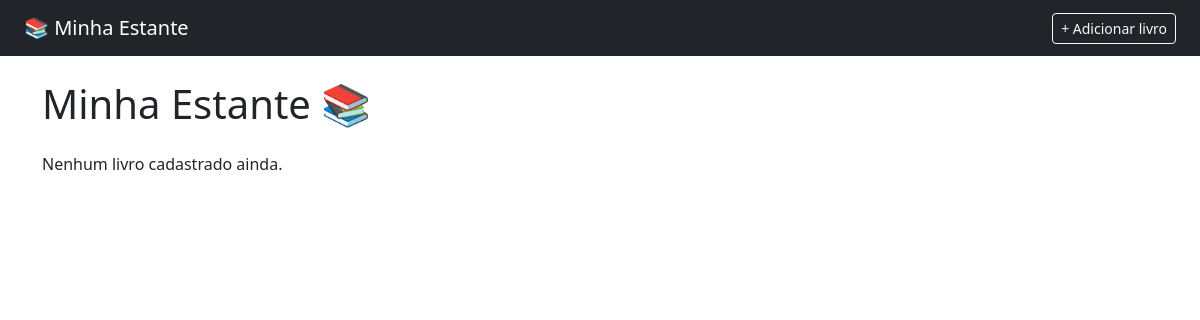
The page /livros/ on the database as committed earlier.
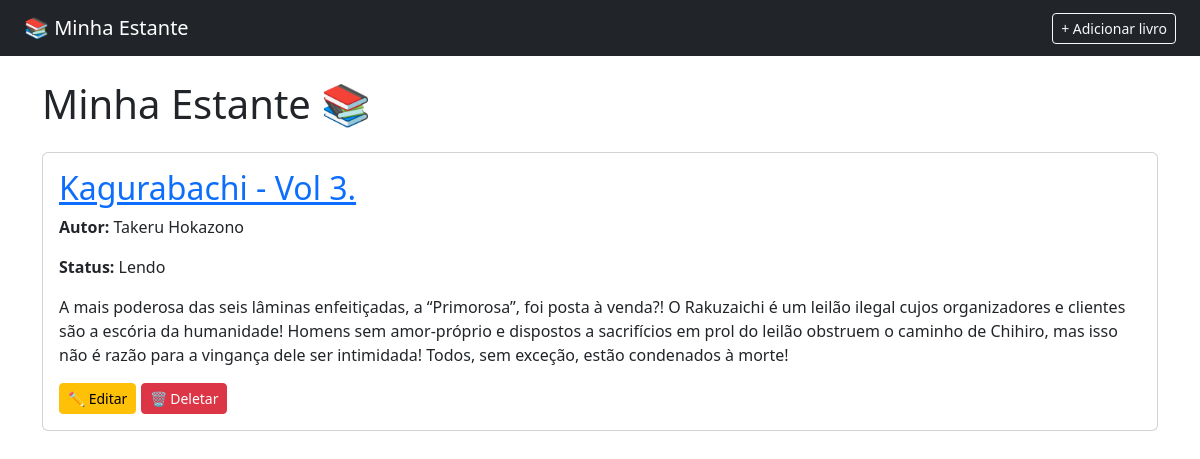
The same page on the database as committed later.
### livros/models.py (models this page shows, shortened)
class Livro(models.Model):
    STATUS_CHOICES = [
        ('quero_ler', 'Quero Ler'),
        ('lendo', 'Lendo'),
        ('lido', 'Lido'),
    ]
    titulo = models.CharField(max_length=200)
    autor = models.CharField(max_length=100)
    descricao = models.TextField(blank=True)
    status = models.CharField(max_length=20, choices=STATUS_CHOICES, default='quero_ler')
    data_adicao = models.DateTimeField(auto_now_add=True)

### livros/views.py (the view)
# urls.py: path('', views.lista_livros, name='lista_livros'),
def lista_livros(request):
    livros = Livro.objects.all()
    return render(request, 'livros/lista.html', {'livros': livros})

### templates/livros/lista.html
{% extends 'base.html' %}
{% block conteudo %}
    <h1 class="mb-4">Minha Estante 📚</h1>
    {% for livro in livros %}
        <div class="card mb-3">
            <div class="card-body">
                <h2 class="card-title">
                    <a href="{% url 'detalhe_livro' livro.pk %}">{{ livro.titulo }}</a>
                </h2>
                <p class="card-text"><strong>Autor:</strong> {{ livro.autor }}</p>
                <p class="card-text"><strong>Status:</strong> {{ livro.get_status_display }}</p>
                <p class="card-text">{{ livro.descricao }}</p>
                <a href="{% url 'editar_livro' livro.pk %}" class="btn btn-sm btn-warning">✏️ Editar</a>
                <a href="{% url 'deletar_livro' livro.pk %}" class="btn btn-sm btn-danger">🗑️ Deletar</a>
            </div>
        </div>
    {% empty %}
        <p>Nenhum livro cadastrado ainda.</p>
    {% endfor %}
{% endblock %}

Rows that differ between the two databases and show on the page:
added Livro: titulo "Kagurabachi - Vol 3.", autor "Takeru Hokazono", status "Lendo", descricao "A mais poderosa das seis lâminas enfeitiçadas, a “Primorosa”, foi posta à venda?! O Rakuzaichi é um leilão ilegal cujos organizadores e clientes são a escória da humanidade! Homens sem amor-próprio e dispostos a sacrifícios em prol do leilão obstruem o caminho de Chihiro, mas isso não é razão para a vingança dele ser intimidada! Todos, sem exceção, estão condenados à morte!"
Other text that changed with them:
text no longer shown: "Nenhum livro cadastrado ainda."
